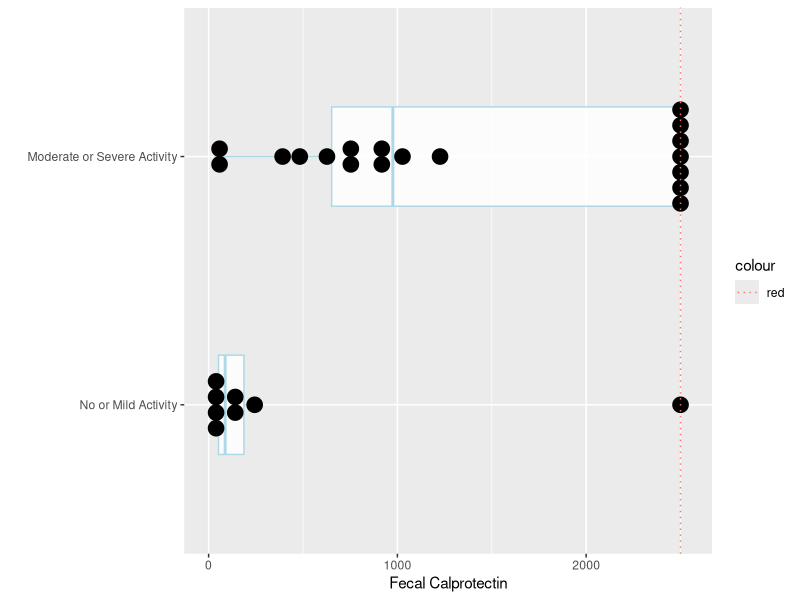
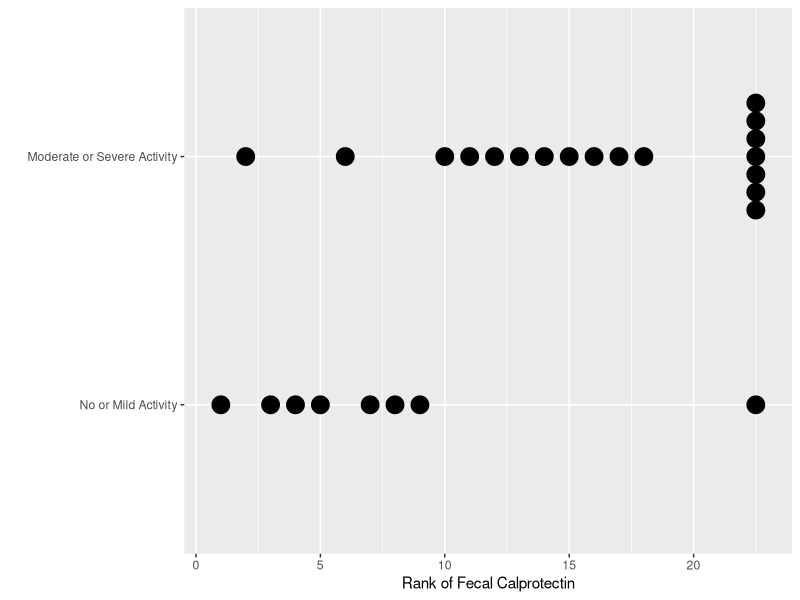
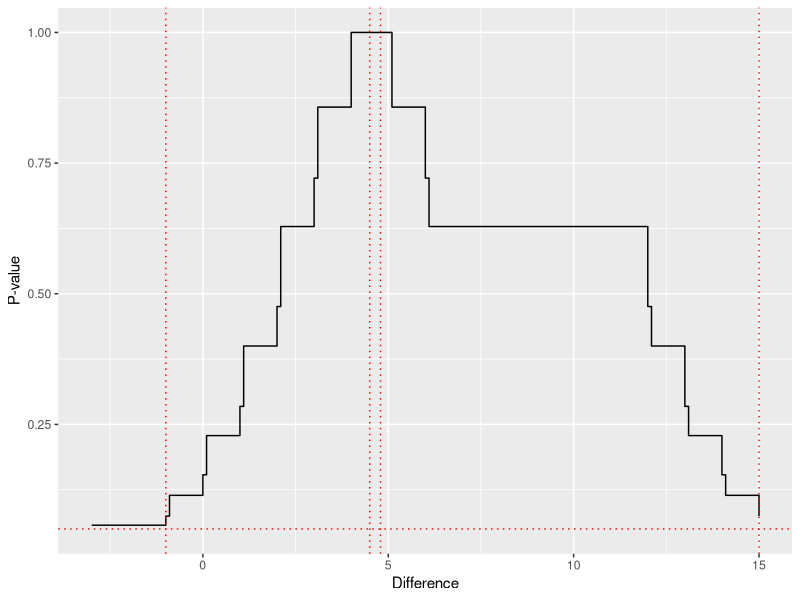
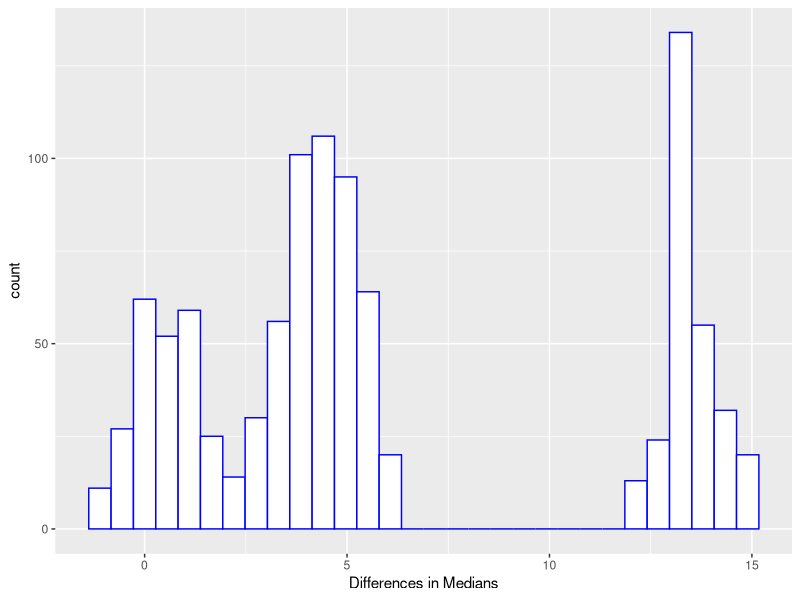

Reproduce these figures in R, in order.
## ----echo=FALSE----------------------------------------------------------
require(Hmisc)
knitrSet('nonpar')

## ----wsr-----------------------------------------------------------------
sr <- c(1.5, -1.5, 4, 3)
z <- sum(sr) / sqrt(sum(sr ^ 2))
pval <- 2 * (1 - pnorm(abs(z)))
c(z=z, pval=pval)

## ----wsrsleep------------------------------------------------------------
drug1 <- c(.7, -1.6, -.2, -1.2, -.1, 3.4, 3.7, .8, 0, 2)
drug2 <- c(1.9, .8, 1.1, .1, -.1, 4.4, 5.5, 1.6, 4.6, 3.4)
wilcox.test(drug2, drug1, paired=TRUE)
wilcox.test(drug2 - drug1)
wilcox.test(drug2 - drug1, correct=FALSE)
sr <- c(3, 8, 4.5, 4.5, 0, 2, 7, 1, 9, 6)
z <- sum(sr) / sqrt(sum(sr ^ 2))
c(z=z, pval=2 * (1 - pnorm(abs(z))))
d <- data.frame(Drug=c(rep('Drug 1', 10), rep('Drug 2', 10),
                  rep('Difference', 10)),
                extra=c(drug1, drug2, drug2 - drug1))


## ----signtest------------------------------------------------------------
2 * (1 / 2) ^ 9    # 2 * to make it two-tailed

## ----wsrcompare----------------------------------------------------------
# Assume we are already starting with signed ranks as x
wsr <- function(x, ...) wilcox.test(x, ...)$p.value
sim <- function(x) {
  z <- sum(x) / sqrt(sum(x ^ 2))
  2 * (1 - pnorm(abs(z))) }
all <- function(x) round(c(
  continuity=wsr(x, correct=TRUE, exact=FALSE),
  nocontinuity=wsr(x, correct=FALSE, exact=FALSE),
  exact=wsr(x, exact=TRUE),
  simple=sim(x)), 4)
all(1:4)
all(c(-1, 2 : 4))
all(c(-2, c(1, 3, 4)))
all(c(-1, -2, 3 : 5))
all(c(-5, -1, 2, 3, 4, 6))

## ----calpro,w=6,h=3,cap='Fecal calprotectin by endoscopy severity rating. Red dotted line is the detection limit.  Ordinal disease categories should not have been combined.',scap='Fecal calprotectin by severity'----
#Fecal Calprotectin: 2500 is above detection limit
calpro <- c(2500, 244, 2500, 726, 86, 2500, 61, 392, 2500, 114, 1226,
            2500, 168, 910, 627, 2500, 781, 57, 483, 30, 925, 1027,
            2500, 2500, 38, 18)

# Endoscopy score: 1 = No/Mild, 2=Mod/Severe Disease
# Would have been far better to code dose as 4 ordinal levels
endo <- c(2, 1, 2, 2, 2, 1, 1, 2, 2, 1, 2, 2, 1, 2, 2, 2, 2, 1, 2,
          2, 2, 2, 2, 2, 1, 1)
endo <- factor(endo, 1 : 2,
               c("No or Mild Activity", "Moderate or Severe Activity"))
require(ggplot2)   # Fig. (*\ref{fig:nonpar-calpro}*)
ggplot(data.frame(endo, calpro), aes(y=calpro, x=endo)) +
  geom_boxplot(color='lightblue', alpha=.85, width=.4) +
  geom_dotplot(binaxis='y', stackdir='center', position='dodge') +
    xlab('') + ylab('Fecal Calprotectin') + coord_flip() +
      geom_hline(aes(yintercept=2500, col='red'), linetype='dotted')
wilcox.test(calpro ~ endo)

## ----calpror,w=6,h=3,cap='Ranks of calprotectin'-------------------------
ggplot(data.frame(endo, calpro), aes(y=rank(calpro), x=endo)) + #Fig (*\ref{fig:nonpar-calpror}*)
  geom_dotplot(binaxis='y', stackdir='center', position='dodge') +
    xlab('') + ylab('Rank of Fecal Calprotectin') + coord_flip()

## ----cendo---------------------------------------------------------------
require(Hmisc)
# Convert endo to a binary variable
somers2(calpro, endo=='Moderate or Severe Activity')

## ----ccode,eval=FALSE----------------------------------------------------
## mean.rank <- mean(rank(x)[y == 1])
## c.index <- (mean.rank - (n1 + 1)/2) / (n - n1)

## ----hlest---------------------------------------------------------------
female <- c(120, 118, 121, 119)
male   <- c(124, 120, 133)
differences <- outer(male, female, '-')
differences
median(differences)
wilcox.test(male, female, conf.int=TRUE)

## ----checkhl,cap='Wilcoxon $P$-value vs.\\ hypothesized male-female difference.  Horizontal line is $P=0.05$.  Vertical lines from left to right are the lower 0.95 confidence limit from \\Co{wilcox.test}, the median difference, the Hodges-Lehman estimator as computed by \\Co{wilcox.test}, and the upper 0.95 confidence limit from \\Co{wilcox.test}.',scap='Wilcoxon $P$-value vs.\\ hypothesized difference.'----
dif  <- seq(-3, 15, by=.1)
n    <- length(dif)
pval <- numeric(n)
for(i in 1 : n) pval[i] <- wilcox.test(male - dif[i], female)$p.value
ggplot(data.frame(dif, pval), aes(x=dif, y=pval)) +
  geom_step() +
  geom_hline(yintercept=.05, col='red', linetype='dotted') +
  geom_vline(xintercept=c(4.5, 4.791, -1, 15), col='red', linetype='dotted') +
  xlab('Difference') + ylab('P-value')

## ----diffmedboot---------------------------------------------------------
diffs <- numeric(1000)
set.seed(13)
for(i in 1 : 1000) diffs[i] <-
  median(sample(male, replace=TRUE)) - median(sample(female, replace=TRUE))
ggplot(data.frame(diffs), aes(x=diffs)) + xlab('Differences in Medians') +
  geom_histogram(bin_widith=.01, color='blue', fill='white')
quantile(diffs, c(0.025, 0.975))
